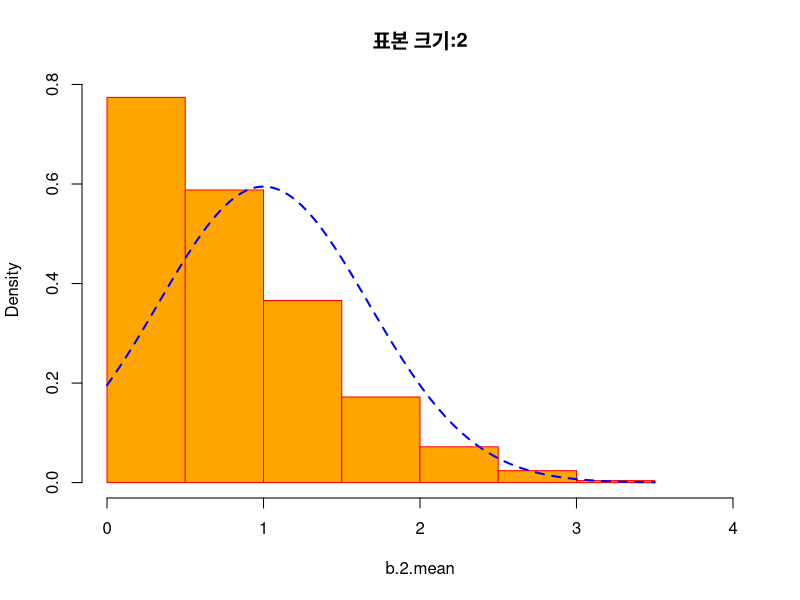
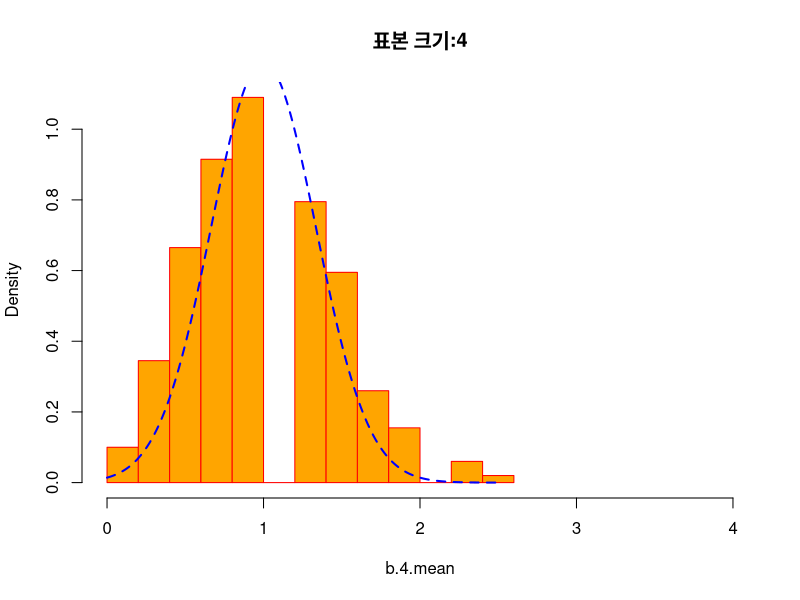
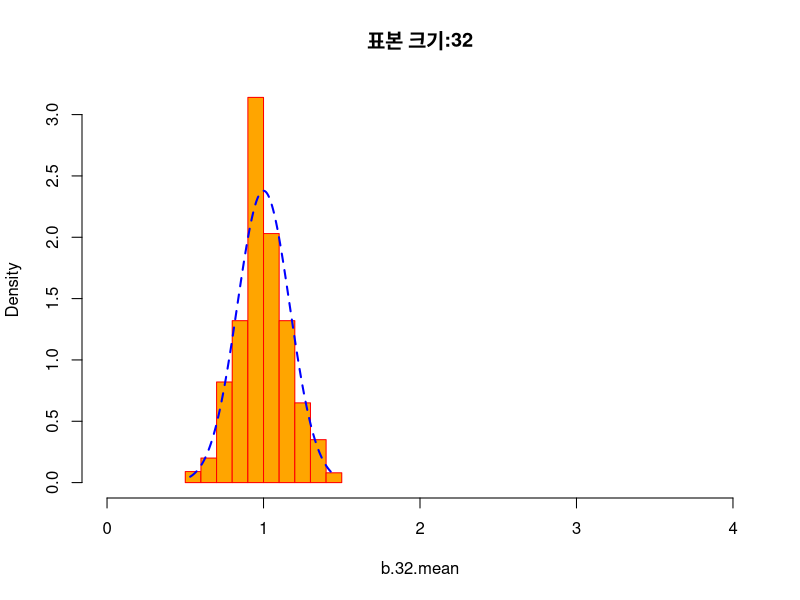

Recreate these plots in R, in order.
set.seed(9)

t <- 10
p <- 0.1
x <- 0:10
n <- 1000
b.2.mean <- rep(NA,n)
b.4.mean <- rep(NA,n)
b.32.mean <- rep(NA,n)

for (i in 1:n){
  b.2.mean[i] <- mean(rbinom(2, size=t, prob=p))
  b.4.mean[i] <- mean(rbinom(4, size=t, prob=p))
  b.32.mean[i] <- mean(rbinom(32, size=t, prob=p))
}

options(digits=4)
c(mean(b.2.mean), sd(b.2.mean))
c(mean(b.4.mean), sd(b.4.mean))
c(mean(b.32.mean), sd(b.32.mean))

hist(b.2.mean, prob=T, xlim=c(0,4),main="표본 크기:2",col="orange",border="red")
x1 <- seq(min(b.2.mean), max(b.2.mean), length = 1000)
y1 <- dnorm(x=x1, mean=1, sd=sqrt(0.9)/sqrt(2))
lines(x1,y1,lty=2, lwd=2, col="blue")

hist(b.4.mean, prob=T, xlim=c(0,4),main="표본 크기:4",col="orange",border="red")
x2 <- seq(min(b.4.mean), max(b.4.mean), length = 1000)
y2 <- dnorm(x=x2, mean=1, sd=sqrt(0.9)/sqrt(8))
lines(x2,y2,lty=2, lwd=2, col="blue")

hist(b.32.mean, prob=T, xlim=c(0,4),main="표본 크기:32",col="orange",border="red")
x3 <- seq(min(b.32.mean), max(b.32.mean), length = 1000)
y3 <- dnorm(x=x3, mean=1, sd=sqrt(0.9)/sqrt(32))
lines(x3,y3,lty=2, lwd=2, col="blue")
